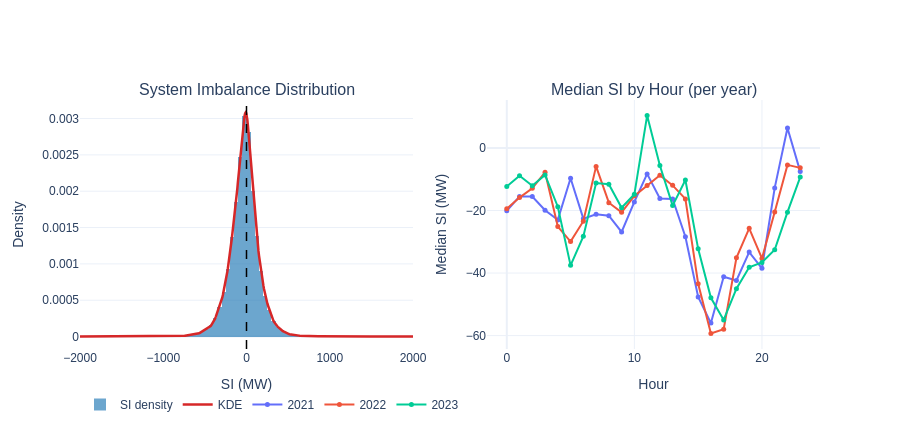

Notebook source saved alongside this figure:
### Code cell
# 2.7 — System Imbalance distribution + hourly profile by year
_TITLE_IMB_SI = "System Imbalance (SI) — Distribution and Hourly Profile"

si_clip  = imb.si.clip(-2000, 2000)
kde_si_x = np.linspace(-2000, 2000, 600)
kde_si_y = gaussian_kde(si_clip.dropna())(kde_si_x)

fig = make_subplots(
    rows=1, cols=2,
    subplot_titles=["System Imbalance Distribution", "Median SI by Hour (per year)"],
)
fig.add_trace(go.Histogram(
    x=si_clip, nbinsx=120,
    marker_color=C_BLUE, opacity=0.65,
    histnorm="probability density", name="SI density",
), row=1, col=1)
fig.add_trace(go.Scatter(
    x=kde_si_x, y=kde_si_y, mode="lines",
    line=dict(color=C_RED, width=2.5), name="KDE",
), row=1, col=1)
fig.add_vline(x=0, line=dict(color="black", dash="dash", width=1.5))

for k, yr in enumerate(sorted(imb.year.unique())):
    si_hr = imb[imb.year == yr].groupby("hour")["si"].median()
    fig.add_trace(go.Scatter(
        x=si_hr.index, y=si_hr.values, mode="lines+markers",
        name=str(yr), line=dict(color=px.colors.qualitative.Plotly[k], width=2),
        marker=dict(size=5),
    ), row=1, col=2)

fig.update_layout(
    template=TEMPLATE, font_family=FONT,
    height=430, legend=dict(orientation="h", y=-0.16),
)
fig.update_xaxes(title_text="SI (MW)",        row=1, col=1)
fig.update_yaxes(title_text="Density",        row=1, col=1)
fig.update_xaxes(title_text="Hour",           row=1, col=2)
fig.update_yaxes(title_text="Median SI (MW)", row=1, col=2)
save(fig, "imb_si_distribution.png", title=_TITLE_IMB_SI, h=450)
fig.show()

### Figure 1 — Plotly figure (JSON) as saved in the notebook; plotly's stock layout.template omitted (floating-point values rounded to 4 significant figures; data arrays with more than 128 entries replaced by an {"elided": "..."} marker saying what was removed)
{"data": [{"histnorm": "probability density", "marker": {"color": "#1f77b4"}, "name": "SI density", "nbinsx": 120, "opacity": 0.65, "type": "histogram", "x": {"elided": "105120 float values"}, "xaxis": "x", "yaxis": "y"}, {"line": {"color": "#d62728", "width": 2.5}, "mode": "lines", "name": "KDE", "type": "scatter", "x": {"elided": "600 float values"}, "xaxis": "x", "y": {"elided": "600 float values"}, "yaxis": "y"}, {"line": {"color": "#636EFA", "width": 2}, "marker": {"size": 5}, "mode": "lines+markers", "name": "2021", "type": "scatter", "x": [0, 1, 2, 3, 4, 5, 6, 7, 8, 9, 10, 11, 12, 13, 14, 15, 16, 17, 18, 19, 20, 21, 22, 23], "xaxis": "x2", "y": [-20.06, -15.5, -15.52, -19.92, -23.0, -9.695, -22.61, -21.19, -21.68, -26.86, -17.25, -8.293, -16.14, -16.29, -28.37, -47.63, -55.99, -41.2, -42.36, -33.29, -38.47, -12.77, 6.351, -7.561], "yaxis": "y2"}, {"line": {"color": "#EF553B", "width": 2}, "marker": {"size": 5}, "mode": "lines+markers", "name": "2022", "type": "scatter", "x": [0, 1, 2, 3, 4, 5, 6, 7, 8, 9, 10, 11, 12, 13, 14, 15, 16, 17, 18, 19, 20, 21, 22, 23], "xaxis": "x2", "y": [-19.43, -15.88, -12.88, -7.779, -25.12, -29.93, -23.42, -5.892, -17.5, -20.56, -15.32, -11.97, -8.733, -11.96, -16.29, -43.41, -59.3, -57.93, -35.11, -25.71, -35.31, -20.49, -5.421, -6.37], "yaxis": "y2"}, {"line": {"color": "#00CC96", "width": 2}, "marker": {"size": 5}, "mode": "lines+markers", "name": "2023", "type": "scatter", "x": [0, 1, 2, 3, 4, 5, 6, 7, 8, 9, 10, 11, 12, 13, 14, 15, 16, 17, 18, 19, 20, 21, 22, 23], "xaxis": "x2", "y": [-12.36, -8.891, -12.11, -8.639, -18.79, -37.53, -28.27, -11.22, -11.62, -19.1, -14.82, 10.35, -5.632, -18.43, -10.25, -32.25, -47.9, -54.98, -45.01, -38.16, -36.58, -32.55, -20.53, -9.325], "yaxis": "y2"}], "layout": {"annotations": [{"font": {"size": 16}, "showarrow": false, "text": "System Imbalance Distribution", "x": 0.225, "xanchor": "center", "xref": "paper", "y": 1, "yanchor": "bottom", "yref": "paper"}, {"font": {"size": 16}, "showarrow": false, "text": "Median SI by Hour (per year)", "x": 0.775, "xanchor": "center", "xref": "paper", "y": 1, "yanchor": "bottom", "yref": "paper"}], "font": {"family": "Arial"}, "height": 430, "legend": {"orientation": "h", "y": -0.16}, "shapes": [{"line": {"color": "black", "dash": "dash", "width": 1.5}, "type": "line", "x0": 0, "x1": 0, "xref": "x", "y0": 0, "y1": 1, "yref": "y domain"}], "xaxis": {"anchor": "y", "domain": [0, 0.45], "title": {"text": "SI (MW)"}}, "xaxis2": {"anchor": "y2", "domain": [0.55, 1], "title": {"text": "Hour"}}, "yaxis": {"anchor": "x", "domain": [0, 1], "title": {"text": "Density"}}, "yaxis2": {"anchor": "x2", "domain": [0, 1], "title": {"text": "Median SI (MW)"}}}}
